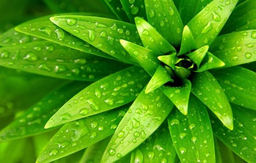
#> input picture Bush.bmp, 256 x 163 px, shrunk from 596 x 380 before the run
$ python histogram.py
#> lines starting #> are read from the running program, lines starting #| are printed output that depends on the picture
import cv2
import numpy as np
import matplotlib.pyplot as plt
from PIL import Image, ImageDraw

def get_percentile(val, bucket_number):
    percentiles=[0.0]
    for i in range(bucket_number - 1):
        percentiles.append(np.percentile(val,(100//bucket_number)*(i+1)))
    return percentiles

def get_percentile_number(value, percentiles):
    for i in range(len(percentiles)):
        if percentiles[i] > value:
            return i-1
    return len(percentiles)-1

def value_equalization(value, percentiles):
    idx = get_percentile_number(value, percentiles)
    new_value = (idx)/(len(percentiles))
    return new_value

def values_equalization(val, percentiles):
    newval=val.copy()

    for i in range(len(val)):
        newval[i]=value_equalization(val[i], percentiles)
    return newval


def equalize_histogram_uniform(channel):
    channel_normalized = (channel * 255).astype(np.uint8)
    sorted_indices = np.argsort(channel_normalized)
    uniform_values = np.linspace(0, 1, len(channel_normalized))
    equalized_channel = np.zeros_like(channel_normalized, dtype=float)
    equalized_channel[sorted_indices] = uniform_values
    return equalized_channel

def equalize_histogram_opencv(image):

    image_cv = np.array(image)

    r, g, b = cv2.split(image_cv)

    r_eq = cv2.equalizeHist(r)
    g_eq = cv2.equalizeHist(g)
    b_eq = cv2.equalizeHist(b)

    image_eq = cv2.merge((r_eq, g_eq, b_eq))

    image_eq_pil = Image.fromarray(image_eq)

    return image_eq_pil


name="Bush.bmp"
img = Image.open(name)
#> img is the input picture: PIL image 256x163 RGB; mean R, G, B 72.5, 149.4, 15
draw = ImageDraw.Draw(img)
width = img.size[0]
#> width = 256
height = img.size[1]
#> height = 163
r = np.zeros((height* width), dtype=float)
g = np.zeros((height* width), dtype=float)
b = np.zeros((height* width), dtype=float)
px = np.array(img) / 255.

r = px[..., 0].reshape((height * width,))
g = px[..., 1].reshape((height * width,))
b = px[..., 2].reshape((height * width,))

plt.figure(figsize=(15, 10))
plt.subplot(4, 3, 1)
plt.hist(r, color='red', alpha=0.5)
plt.title('Red Channel Before')

plt.subplot(4, 3, 2)
plt.hist(g, color='green', alpha=0.5)
plt.title('Green Channel Before')

plt.subplot(4, 3, 3)
plt.hist(b, color='blue', alpha=0.5)
plt.title('Blue Channel Before')


perr=get_percentile(r,100)
#> after the loop in get_percentile, `for i in range(bucket_number - 1):`: percentiles = 100 values from 0 to 0.784
#> perr = 100 values from 0 to 0.784
perg=get_percentile(g,100)
#> perg = 100 values from 0 to 0.976
perb=get_percentile(b,100)
#> perb = 100 values from 0 to 0.416

newr=values_equalization(r, perr)
#> the loop in values_equalization, `for i in range(len(val)):` made 41728 passes
#> (idx in value_equalization, new_value in value_equalization) on passes 1 to 3: (34, 0.34), (33, 0.33), (32, 0.32)
newg=values_equalization(g, perg)
#> the loop in values_equalization (call 2), `for i in range(len(val)):` made 41728 passes
#> (idx in value_equalization, new_value in value_equalization) on passes 1 to 3: (20, 0.2), (19, 0.19), (18, 0.18)
newb=values_equalization(b, perb)


plt.subplot(4, 3, 4)
plt.hist(newr, color='red', alpha=0.5)
plt.title('Red Channel After')

plt.subplot(4, 3, 5)
plt.hist(newg, color='green', alpha=0.5)
plt.title('Green Channel After')

plt.subplot(4, 3, 6)
plt.hist(newb, color='blue', alpha=0.5)
plt.title('Blue Channel After')


r_eq = equalize_histogram_uniform(r)
g_eq = equalize_histogram_uniform(g)
b_eq = equalize_histogram_uniform(b)


plt.subplot(4, 3, 7)
plt.hist(r_eq, color='red', alpha=0.5)
plt.title('Red Channel After uniform')

plt.subplot(4, 3, 8)
plt.hist(g_eq, color='green', alpha=0.5)
plt.title('Green Channel After uniform')

plt.subplot(4, 3, 9)
plt.hist(b_eq, color='blue', alpha=0.5)
plt.title('Blue Channel After uniform')


img_eq = equalize_histogram_opencv(img)
#> in equalize_histogram_opencv, `r, g, b = cv2.split(image_cv)`:
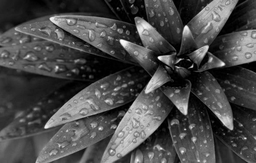
#> r: shape (163, 256); min 0, max 255, mean 72.5
#> in equalize_histogram_opencv, `r, g, b = cv2.split(image_cv)`:
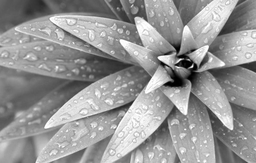
#> g: shape (163, 256); min 0, max 255, mean 149.4
#> in equalize_histogram_opencv, `r, g, b = cv2.split(image_cv)`:
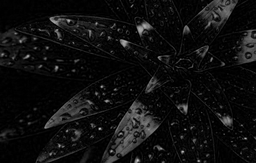
#> b: shape (163, 256); min 0, max 200, mean 15
#> in equalize_histogram_opencv, `g_eq = cv2.equalizeHist(g)`:
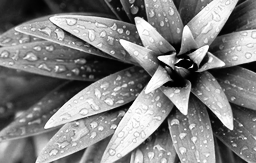
#> g_eq: shape (163, 256); min 0, max 255, mean 128.1
px_eq = np.array(img_eq) / 255.0

r_eqcv = px_eq[..., 0].reshape((-1,))
g_eqcv = px_eq[..., 1].reshape((-1,))
b_eqcv = px_eq[..., 2].reshape((-1,))


plt.subplot(4, 3, 10)
plt.hist(r_eqcv, color='red', alpha=0.5)
plt.title('Red Channel After cv2')

plt.subplot(4, 3, 11)
plt.hist(g_eqcv, color='green', alpha=0.5)
plt.title('Green Channel After cv2')

plt.subplot(4, 3, 12)
plt.hist(b_eqcv, color='blue', alpha=0.5)
plt.title('Blue Channel After cv2')

r_eq=np.reshape(r_eq,(height,width))
g_eq=np.reshape(g_eq,(height,width))
b_eq=np.reshape(b_eq,(height,width))
new_img = np.zeros_like(px)
#> new_img: shape (163, 256, 3) float64; every value is 0
new_img[..., 0] = r_eq
new_img[..., 1] = g_eq
new_img[..., 2] = b_eq

i = Image.fromarray(np.uint8(new_img * 255))
i.save(name[:-4]+"_eq.jpg")

r_eqcv=np.reshape(r_eqcv,(height,width))
g_eqcv=np.reshape(g_eqcv,(height,width))
b_eqcv=np.reshape(b_eqcv,(height,width))
new_img = np.zeros_like(px)
new_img[..., 0] = r_eqcv
new_img[..., 1] = g_eqcv
new_img[..., 2] = b_eqcv

i = Image.fromarray(np.uint8(new_img * 255))
i.save(name[:-4]+"_cv2.jpg")

newr=np.reshape(newr,(height,width))
newg=np.reshape(newg,(height,width))
newb=np.reshape(newb,(height,width))
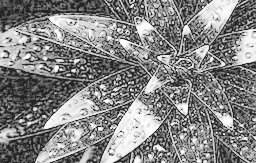
#> newb: shape (163, 256) float64; min 0.14, max 0.99, mean 0.523
new_img = np.zeros_like(px)
new_img[..., 0] = newr
new_img[..., 1] = newg
new_img[..., 2] = newb
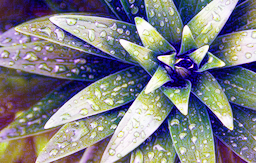
#> new_img: shape (163, 256, 3) float64; mean R, G, B 0.498, 0.498, 0.523

i = Image.fromarray(np.uint8(new_img * 255))
i.save(name[:-4]+"_ans.jpg")

plt.suptitle(name,fontsize=16)
plt.tight_layout()
plt.show()
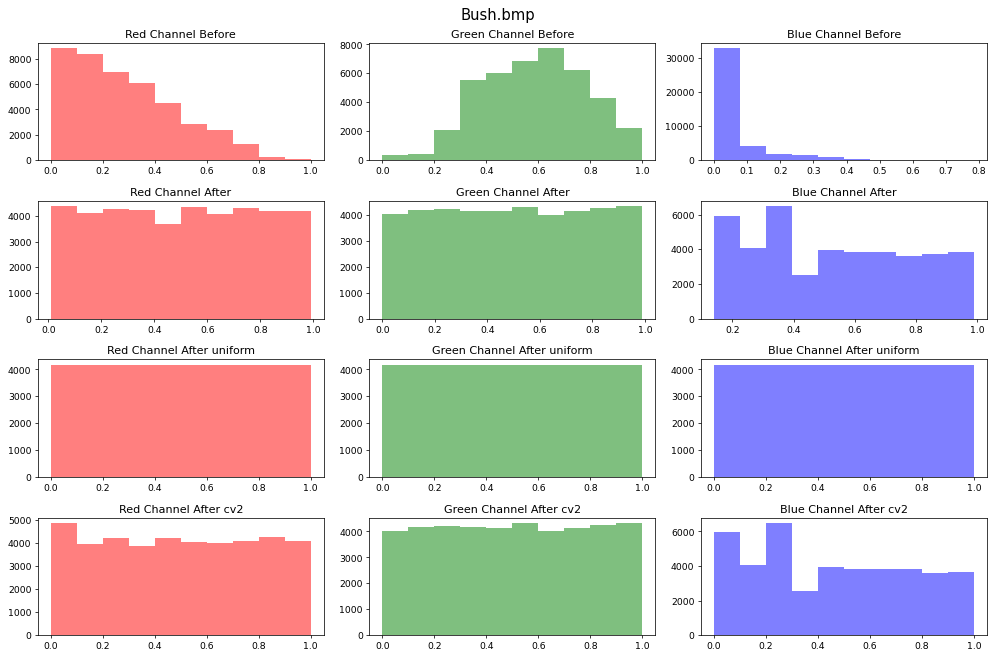
#> figure drawn by matplotlib, 12 panels; panel 1: tallest bar 8837 high, from x = -6.94e-18 to 0.1; panel 2: tallest bar 7738 high, from x = 0.6 to 0.7; panel 3: tallest bar 32781 high, from x = 0 to 0.0784; panel 4: tallest bar 4367 high, from x = 0.01 to 0.108

$ run again, with Lake.bmp copied over Bush.bmp
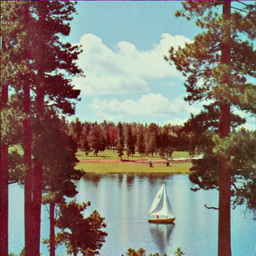
#> input picture Lake.bmp, 256 x 256 px, shrunk from 512 x 512 before the run
#> img is the input picture: PIL image 256x256 RGB; mean R, G, B 131, 124.4, 114.9
#> after the loop in get_percentile, `for i in range(bucket_number - 1):`: percentiles = 100 values from 0 to 0.859
#> perg = 100 values from 0 to 0.922
#> perb = 100 values from 0 to 0.855
#> the loop in values_equalization, `for i in range(len(val)):` made 65536 passes
#> (idx in value_equalization, new_value in value_equalization) on passes 1 to 3: (23, 0.23), (6, 0.06), (3, 0.03)
#> the loop in values_equalization (call 2), `for i in range(len(val)):` made 65536 passes
#> (idx in value_equalization, new_value in value_equalization) on passes 1 to 3: (20, 0.2), (35, 0.35), (23, 0.23)
#> in equalize_histogram_opencv, `image_eq = cv2.merge((r_eq, g_eq, b_eq))`:
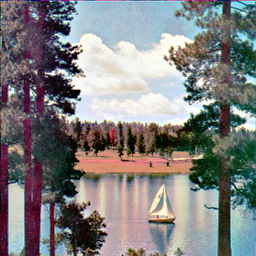
#> image_eq: shape (256, 256, 3); mean R, G, B 128.4, 128.2, 128.7
#> `new_img[..., 1] = g_eq`:
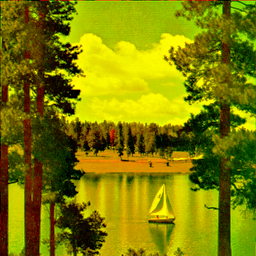
#> new_img: shape (256, 256, 3) float64; mean R, G, B 0.5, 0.5, 0

$ run again, with Mandrill.bmp copied over Bush.bmp
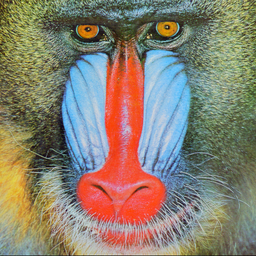
#> input picture Mandrill.bmp, 256 x 256 px, shrunk from 512 x 512 before the run
#> img is the input picture: PIL image 256x256 RGB; mean R, G, B 137.4, 128.9, 113.1
#> after the loop in get_percentile, `for i in range(bucket_number - 1):`: percentiles = 100 values from 0 to 0.969
#> perg = 100 values from 0 to 0.8
#> perb = 100 values from 0 to 0.945
#> the loop in values_equalization, `for i in range(len(val)):` made 65536 passes
#> (idx in value_equalization, new_value in value_equalization) on passes 1 to 3: (36, 0.36), (13, 0.13), (33, 0.33)
#> the loop in values_equalization (call 2), `for i in range(len(val)):` made 65536 passes
#> (idx in value_equalization, new_value in value_equalization) on passes 1 to 3: (26, 0.26), (5, 0.05), (25, 0.25)
#> in equalize_histogram_opencv, `image_eq = cv2.merge((r_eq, g_eq, b_eq))`:
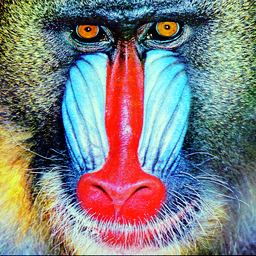
#> image_eq: shape (256, 256, 3); mean R, G, B 128.2, 128.3, 128.2
#> `new_img[..., 1] = g_eq`:
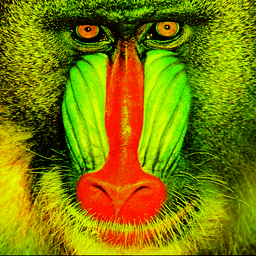
#> new_img: shape (256, 256, 3) float64; mean R, G, B 0.5, 0.5, 0

$ run again, with Peppers.bmp copied over Bush.bmp
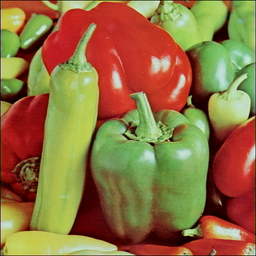
#> input picture Peppers.bmp, 256 x 256 px, shrunk from 512 x 512 before the run
#> img is the input picture: PIL image 256x256 RGB; mean R, G, B 144.3, 113, 64.3
#> after the loop in get_percentile, `for i in range(bucket_number - 1):`: percentiles = 100 values from 0 to 0.831
#> perg = 100 values from 0 to 0.867
#> perb = 100 values from 0 to 0.773
#> the loop in values_equalization, `for i in range(len(val)):` made 65536 passes
#> (idx in value_equalization, new_value in value_equalization) on passes 1 to 3: (2, 0.02), (12, 0.12), (12, 0.12)
#> the loop in values_equalization (call 2), `for i in range(len(val)):` made 65536 passes
#> (idx in value_equalization, new_value in value_equalization) on passes 1 to 3: (16, 0.16), (33, 0.33), (26, 0.26)
#> `new_img[..., 1] = g_eq`:
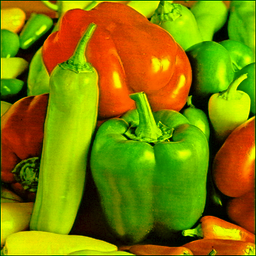
#> new_img: shape (256, 256, 3) float64; mean R, G, B 0.5, 0.5, 0
